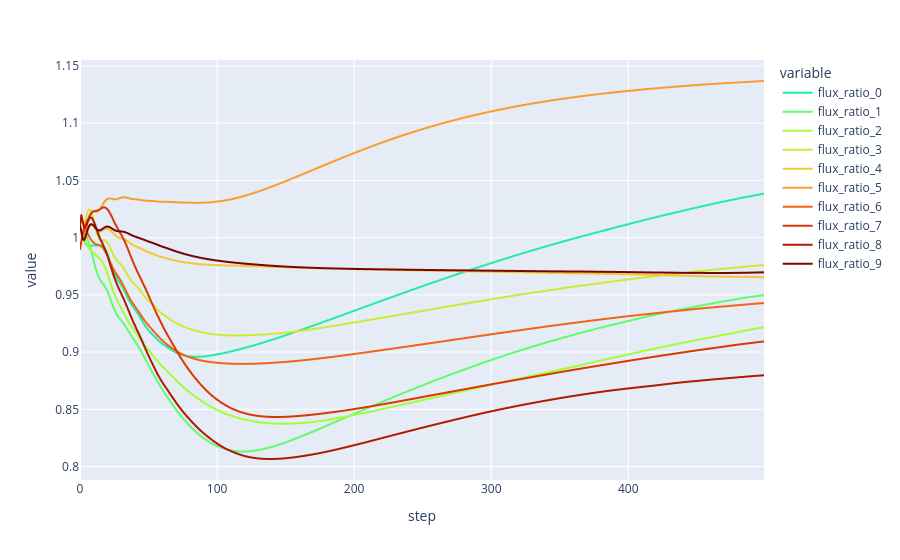

This figure's notebook cell:
### Code cell
ramp_param = "flux_ratio"
# ramp_param = "source_term"
n_ramps: int = (len(on_ramps_index) + len(off_ramps_index))
_param_history: pl.DataFrame = history[0].history.with_columns(
    [pl.col(ramp_param).list.get(i).alias(f"{ramp_param}_{i}") for i in range(n_ramps)]
).drop(ramp_param)
fig = px.line(_param_history, x="step", y=[f"{ramp_param}_{i}" for i in range(n_ramps)], color_discrete_sequence=px.colors.sequential.Turbo[-n_ramps:])
fig.update_yaxes(type="linear")
fig.show()

### Figure 1 — Plotly figure (JSON) as saved in the notebook; plotly's stock layout.template omitted (floating-point values rounded to 4 significant figures; data arrays with more than 128 entries replaced by an {"elided": "..."} marker saying what was removed)
{"data": [{"hovertemplate": "variable=flux_ratio_0<br>step=%{x}<br>value=%{y}<extra></extra>", "legendgroup": "flux_ratio_0", "line": {"color": "#24eca6", "dash": "solid"}, "marker": {"symbol": "circle"}, "mode": "lines", "name": "flux_ratio_0", "showlegend": true, "type": "scattergl", "x": {"elided": "500 int values"}, "xaxis": "x", "y": {"elided": "500 float values"}, "yaxis": "y"}, {"hovertemplate": "variable=flux_ratio_1<br>step=%{x}<br>value=%{y}<extra></extra>", "legendgroup": "flux_ratio_1", "line": {"color": "#61fc6c", "dash": "solid"}, "marker": {"symbol": "circle"}, "mode": "lines", "name": "flux_ratio_1", "showlegend": true, "type": "scattergl", "x": {"elided": "500 int values"}, "xaxis": "x", "y": {"elided": "500 float values"}, "yaxis": "y"}, {"hovertemplate": "variable=flux_ratio_2<br>step=%{x}<br>value=%{y}<extra></extra>", "legendgroup": "flux_ratio_2", "line": {"color": "#a4fc3b", "dash": "solid"}, "marker": {"symbol": "circle"}, "mode": "lines", "name": "flux_ratio_2", "showlegend": true, "type": "scattergl", "x": {"elided": "500 int values"}, "xaxis": "x", "y": {"elided": "500 float values"}, "yaxis": "y"}, {"hovertemplate": "variable=flux_ratio_3<br>step=%{x}<br>value=%{y}<extra></extra>", "legendgroup": "flux_ratio_3", "line": {"color": "#d1e834", "dash": "solid"}, "marker": {"symbol": "circle"}, "mode": "lines", "name": "flux_ratio_3", "showlegend": true, "type": "scattergl", "x": {"elided": "500 int values"}, "xaxis": "x", "y": {"elided": "500 float values"}, "yaxis": "y"}, {"hovertemplate": "variable=flux_ratio_4<br>step=%{x}<br>value=%{y}<extra></extra>", "legendgroup": "flux_ratio_4", "line": {"color": "#f3c63a", "dash": "solid"}, "marker": {"symbol": "circle"}, "mode": "lines", "name": "flux_ratio_4", "showlegend": true, "type": "scattergl", "x": {"elided": "500 int values"}, "xaxis": "x", "y": {"elided": "500 float values"}, "yaxis": "y"}, {"hovertemplate": "variable=flux_ratio_5<br>step=%{x}<br>value=%{y}<extra></extra>", "legendgroup": "flux_ratio_5", "line": {"color": "#fe9b2d", "dash": "solid"}, "marker": {"symbol": "circle"}, "mode": "lines", "name": "flux_ratio_5", "showlegend": true, "type": "scattergl", "x": {"elided": "500 int values"}, "xaxis": "x", "y": {"elided": "500 float values"}, "yaxis": "y"}, {"hovertemplate": "variable=flux_ratio_6<br>step=%{x}<br>value=%{y}<extra></extra>", "legendgroup": "flux_ratio_6", "line": {"color": "#f36315", "dash": "solid"}, "marker": {"symbol": "circle"}, "mode": "lines", "name": "flux_ratio_6", "showlegend": true, "type": "scattergl", "x": {"elided": "500 int values"}, "xaxis": "x", "y": {"elided": "500 float values"}, "yaxis": "y"}, {"hovertemplate": "variable=flux_ratio_7<br>step=%{x}<br>value=%{y}<extra></extra>", "legendgroup": "flux_ratio_7", "line": {"color": "#d93806", "dash": "solid"}, "marker": {"symbol": "circle"}, "mode": "lines", "name": "flux_ratio_7", "showlegend": true, "type": "scattergl", "x": {"elided": "500 int values"}, "xaxis": "x", "y": {"elided": "500 float values"}, "yaxis": "y"}, {"hovertemplate": "variable=flux_ratio_8<br>step=%{x}<br>value=%{y}<extra></extra>", "legendgroup": "flux_ratio_8", "line": {"color": "#b11901", "dash": "solid"}, "marker": {"symbol": "circle"}, "mode": "lines", "name": "flux_ratio_8", "showlegend": true, "type": "scattergl", "x": {"elided": "500 int values"}, "xaxis": "x", "y": {"elided": "500 float values"}, "yaxis": "y"}, {"hovertemplate": "variable=flux_ratio_9<br>step=%{x}<br>value=%{y}<extra></extra>", "legendgroup": "flux_ratio_9", "line": {"color": "#7a0402", "dash": "solid"}, "marker": {"symbol": "circle"}, "mode": "lines", "name": "flux_ratio_9", "showlegend": true, "type": "scattergl", "x": {"elided": "500 int values"}, "xaxis": "x", "y": {"elided": "500 float values"}, "yaxis": "y"}], "layout": {"legend": {"title": {"text": "variable"}, "tracegroupgap": 0}, "margin": {"t": 60}, "xaxis": {"anchor": "y", "domain": [0, 1], "title": {"text": "step"}}, "yaxis": {"anchor": "x", "domain": [0, 1], "title": {"text": "value"}, "type": "linear"}}}
